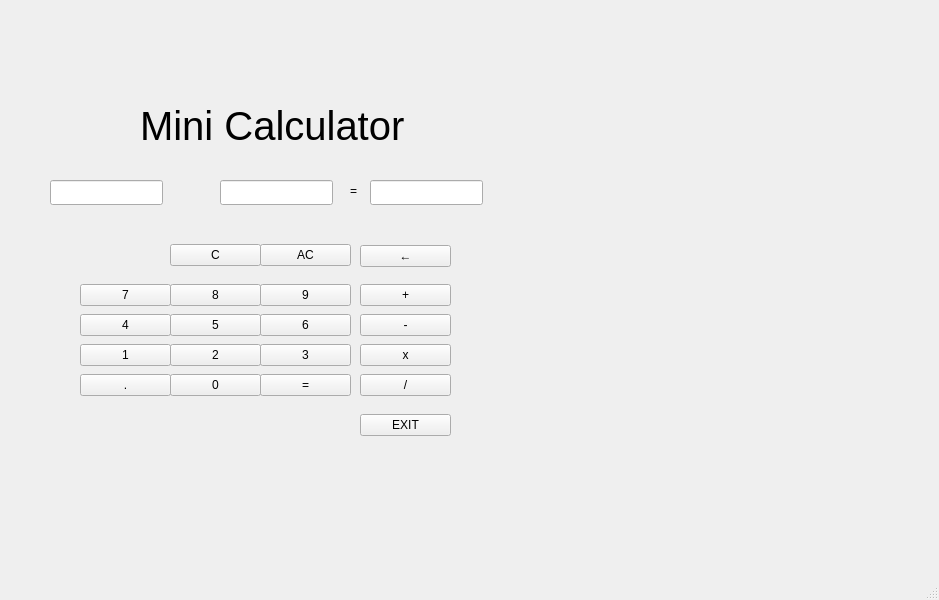
<?xml version="1.0" encoding="UTF-8"?>
<ui version="4.0">
 <class>MainWindow</class>
 <widget class="QMainWindow" name="MainWindow">
  <property name="geometry">
   <rect>
    <x>0</x>
    <y>0</y>
    <width>939</width>
    <height>600</height>
   </rect>
  </property>
  <property name="windowTitle">
   <string>MainWindow</string>
  </property>
  <widget class="QWidget" name="centralwidget">
   <widget class="QWidget" name="gridLayoutWidget">
    <property name="geometry">
     <rect>
      <x>80</x>
      <y>280</y>
      <width>91</width>
      <height>31</height>
     </rect>
    </property>
    <layout class="QGridLayout" name="gridLayout">
     <item row="0" column="0">
      <widget class="QPushButton" name="pushButton_07">
       <property name="text">
        <string>7</string>
       </property>
      </widget>
     </item>
    </layout>
   </widget>
   <widget class="QWidget" name="gridLayoutWidget_2">
    <property name="geometry">
     <rect>
      <x>170</x>
      <y>280</y>
      <width>91</width>
      <height>31</height>
     </rect>
    </property>
    <layout class="QGridLayout" name="gridLayout_2">
     <item row="0" column="0">
      <widget class="QPushButton" name="pushButton_08">
       <property name="text">
        <string>8</string>
       </property>
      </widget>
     </item>
    </layout>
   </widget>
   <widget class="QWidget" name="gridLayoutWidget_3">
    <property name="geometry">
     <rect>
      <x>260</x>
      <y>280</y>
      <width>91</width>
      <height>31</height>
     </rect>
    </property>
    <layout class="QGridLayout" name="gridLayout_3">
     <item row="0" column="0">
      <widget class="QPushButton" name="pushButton_09">
       <property name="text">
        <string>9</string>
       </property>
      </widget>
     </item>
    </layout>
   </widget>
   <widget class="QWidget" name="gridLayoutWidget_4">
    <property name="geometry">
     <rect>
      <x>80</x>
      <y>310</y>
      <width>91</width>
      <height>31</height>
     </rect>
    </property>
    <layout class="QGridLayout" name="gridLayout_4">
     <item row="0" column="0">
      <widget class="QPushButton" name="pushButton_04">
       <property name="text">
        <string>4</string>
       </property>
      </widget>
     </item>
    </layout>
   </widget>
   <widget class="QWidget" name="gridLayoutWidget_5">
    <property name="geometry">
     <rect>
      <x>170</x>
      <y>310</y>
      <width>91</width>
      <height>31</height>
     </rect>
    </property>
    <layout class="QGridLayout" name="gridLayout_5">
     <item row="0" column="0">
      <widget class="QPushButton" name="pushButton_05">
       <property name="text">
        <string>5</string>
       </property>
      </widget>
     </item>
    </layout>
   </widget>
   <widget class="QWidget" name="gridLayoutWidget_6">
    <property name="geometry">
     <rect>
      <x>260</x>
      <y>310</y>
      <width>91</width>
      <height>31</height>
     </rect>
    </property>
    <layout class="QGridLayout" name="gridLayout_6">
     <item row="0" column="0">
      <widget class="QPushButton" name="pushButton_06">
       <property name="text">
        <string>6</string>
       </property>
      </widget>
     </item>
    </layout>
   </widget>
   <widget class="QWidget" name="gridLayoutWidget_7">
    <property name="geometry">
     <rect>
      <x>80</x>
      <y>340</y>
      <width>91</width>
      <height>31</height>
     </rect>
    </property>
    <layout class="QGridLayout" name="gridLayout_7">
     <item row="0" column="0">
      <widget class="QPushButton" name="pushButton_01">
       <property name="text">
        <string>1</string>
       </property>
      </widget>
     </item>
    </layout>
   </widget>
   <widget class="QWidget" name="gridLayoutWidget_8">
    <property name="geometry">
     <rect>
      <x>170</x>
      <y>340</y>
      <width>91</width>
      <height>31</height>
     </rect>
    </property>
    <layout class="QGridLayout" name="gridLayout_8">
     <item row="0" column="0">
      <widget class="QPushButton" name="pushButton_02">
       <property name="text">
        <string>2</string>
       </property>
      </widget>
     </item>
    </layout>
   </widget>
   <widget class="QWidget" name="gridLayoutWidget_9">
    <property name="geometry">
     <rect>
      <x>260</x>
      <y>340</y>
      <width>91</width>
      <height>31</height>
     </rect>
    </property>
    <layout class="QGridLayout" name="gridLayout_9">
     <item row="0" column="0">
      <widget class="QPushButton" name="pushButton_03">
       <property name="text">
        <string>3</string>
       </property>
      </widget>
     </item>
    </layout>
   </widget>
   <widget class="QWidget" name="gridLayoutWidget_11">
    <property name="geometry">
     <rect>
      <x>170</x>
      <y>370</y>
      <width>91</width>
      <height>31</height>
     </rect>
    </property>
    <layout class="QGridLayout" name="gridLayout_11">
     <item row="0" column="0">
      <widget class="QPushButton" name="pushButton_00">
       <property name="text">
        <string>0</string>
       </property>
      </widget>
     </item>
    </layout>
   </widget>
   <widget class="QWidget" name="gridLayoutWidget_12">
    <property name="geometry">
     <rect>
      <x>260</x>
      <y>370</y>
      <width>91</width>
      <height>31</height>
     </rect>
    </property>
    <layout class="QGridLayout" name="gridLayout_12">
     <item row="0" column="0">
      <widget class="QPushButton" name="pushButton_equal">
       <property name="text">
        <string>=</string>
       </property>
      </widget>
     </item>
    </layout>
   </widget>
   <widget class="QWidget" name="gridLayoutWidget_13">
    <property name="geometry">
     <rect>
      <x>360</x>
      <y>280</y>
      <width>91</width>
      <height>31</height>
     </rect>
    </property>
    <layout class="QGridLayout" name="gridLayout_13">
     <item row="0" column="0">
      <widget class="QPushButton" name="pushButton_plus">
       <property name="text">
        <string>+</string>
       </property>
      </widget>
     </item>
    </layout>
   </widget>
   <widget class="QWidget" name="gridLayoutWidget_14">
    <property name="geometry">
     <rect>
      <x>360</x>
      <y>310</y>
      <width>91</width>
      <height>31</height>
     </rect>
    </property>
    <layout class="QGridLayout" name="gridLayout_14">
     <item row="0" column="0">
      <widget class="QPushButton" name="pushButton_minus">
       <property name="text">
        <string>-</string>
       </property>
      </widget>
     </item>
    </layout>
   </widget>
   <widget class="QWidget" name="gridLayoutWidget_15">
    <property name="geometry">
     <rect>
      <x>360</x>
      <y>340</y>
      <width>91</width>
      <height>31</height>
     </rect>
    </property>
    <layout class="QGridLayout" name="gridLayout_15">
     <item row="0" column="0">
      <widget class="QPushButton" name="pushButton_mult">
       <property name="text">
        <string>x</string>
       </property>
      </widget>
     </item>
    </layout>
   </widget>
   <widget class="QWidget" name="gridLayoutWidget_16">
    <property name="geometry">
     <rect>
      <x>360</x>
      <y>370</y>
      <width>91</width>
      <height>31</height>
     </rect>
    </property>
    <layout class="QGridLayout" name="gridLayout_16">
     <item row="0" column="0">
      <widget class="QPushButton" name="pushButton_div">
       <property name="text">
        <string>/</string>
       </property>
      </widget>
     </item>
    </layout>
   </widget>
   <widget class="QWidget" name="gridLayoutWidget_17">
    <property name="geometry">
     <rect>
      <x>260</x>
      <y>240</y>
      <width>91</width>
      <height>31</height>
     </rect>
    </property>
    <layout class="QGridLayout" name="gridLayout_17">
     <item row="0" column="0">
      <widget class="QPushButton" name="pushButton_allclear">
       <property name="text">
        <string>AC</string>
       </property>
      </widget>
     </item>
    </layout>
   </widget>
   <widget class="QWidget" name="gridLayoutWidget_18">
    <property name="geometry">
     <rect>
      <x>360</x>
      <y>240</y>
      <width>91</width>
      <height>33</height>
     </rect>
    </property>
    <layout class="QGridLayout" name="gridLayout_18">
     <item row="0" column="0">
      <widget class="QPushButton" name="pushButton_back">
       <property name="text">
        <string>←</string>
       </property>
      </widget>
     </item>
    </layout>
   </widget>
   <widget class="QWidget" name="gridLayoutWidget_19">
    <property name="geometry">
     <rect>
      <x>170</x>
      <y>240</y>
      <width>91</width>
      <height>31</height>
     </rect>
    </property>
    <layout class="QGridLayout" name="gridLayout_19">
     <item row="0" column="0">
      <widget class="QPushButton" name="pushButton_clear">
       <property name="text">
        <string>C</string>
       </property>
      </widget>
     </item>
    </layout>
   </widget>
   <widget class="QWidget" name="gridLayoutWidget_20">
    <property name="geometry">
     <rect>
      <x>360</x>
      <y>410</y>
      <width>91</width>
      <height>31</height>
     </rect>
    </property>
    <layout class="QGridLayout" name="gridLayout_20">
     <item row="0" column="0">
      <widget class="QPushButton" name="pushButton_exit">
       <property name="text">
        <string>EXIT</string>
       </property>
      </widget>
     </item>
    </layout>
   </widget>
   <widget class="QLabel" name="label_operator">
    <property name="geometry">
     <rect>
      <x>180</x>
      <y>180</y>
      <width>21</width>
      <height>21</height>
     </rect>
    </property>
    <property name="text">
     <string/>
    </property>
   </widget>
   <widget class="QWidget" name="gridLayoutWidget_21">
    <property name="geometry">
     <rect>
      <x>80</x>
      <y>370</y>
      <width>91</width>
      <height>31</height>
     </rect>
    </property>
    <layout class="QGridLayout" name="gridLayout_21">
     <item row="0" column="0">
      <widget class="QPushButton" name="pushButton_point">
       <property name="text">
        <string>.</string>
       </property>
      </widget>
     </item>
    </layout>
   </widget>
   <widget class="QLineEdit" name="lineEdit_first">
    <property name="geometry">
     <rect>
      <x>50</x>
      <y>180</y>
      <width>113</width>
      <height>25</height>
     </rect>
    </property>
   </widget>
   <widget class="QLineEdit" name="lineEdit_second">
    <property name="geometry">
     <rect>
      <x>220</x>
      <y>180</y>
      <width>113</width>
      <height>25</height>
     </rect>
    </property>
   </widget>
   <widget class="QLineEdit" name="lineEdit_result">
    <property name="geometry">
     <rect>
      <x>370</x>
      <y>180</y>
      <width>113</width>
      <height>25</height>
     </rect>
    </property>
   </widget>
   <widget class="QLabel" name="label_equal">
    <property name="geometry">
     <rect>
      <x>350</x>
      <y>180</y>
      <width>16</width>
      <height>21</height>
     </rect>
    </property>
    <property name="text">
     <string>=</string>
    </property>
   </widget>
   <widget class="QLabel" name="label">
    <property name="geometry">
     <rect>
      <x>140</x>
      <y>110</y>
      <width>271</width>
      <height>31</height>
     </rect>
    </property>
    <property name="font">
     <font>
      <pointsize>30</pointsize>
     </font>
    </property>
    <property name="text">
     <string>Mini Calculator</string>
    </property>
   </widget>
  </widget>
  <widget class="QMenuBar" name="menubar">
   <property name="geometry">
    <rect>
     <x>0</x>
     <y>0</y>
     <width>939</width>
     <height>22</height>
    </rect>
   </property>
  </widget>
  <widget class="QStatusBar" name="statusbar"/>
 </widget>
 <resources/>
 <connections/>
</ui>
